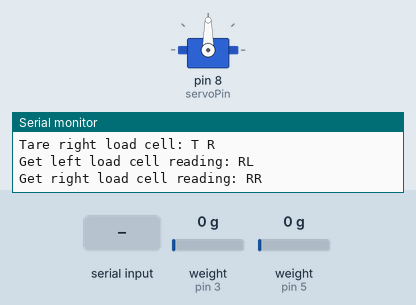
Bench run of a sketch on a simulated Arduino Uno, built with avr-gcc and run on an emulated ATmega328P. Shown: servo, the last lines printed to the serial monitor. Inputs (shaded band) come from the test bench; at power-on: weight on the scale (sensors on pin 3, pin 5) 0 g.

Above: at 3.2 s.
3.3 s: "G0 1\n" received over Serial
At 3.6 s:
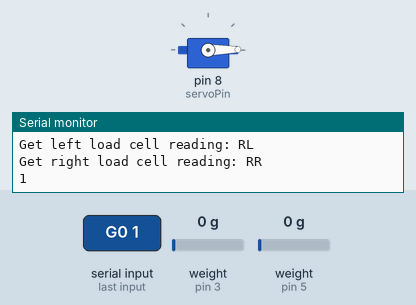
4.8 s: "G0 150\n" received over Serial
At 6.0 s:
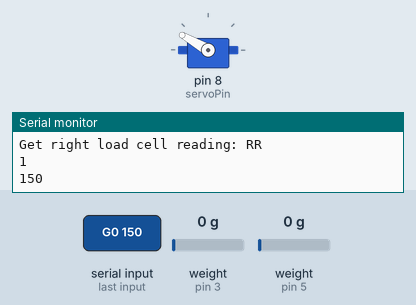
Timing chart, 0 to 7.8 s (numbered marks = the images above; inputs shaded):
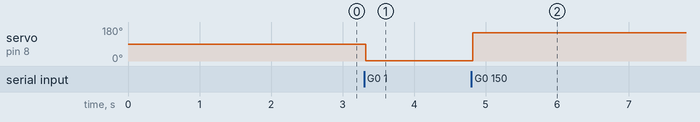

Measured:
- after the input at 3.3 s, servo on pin 8 (servoPin): 90° → 1° at once
- after the input at 4.8 s, servo on pin 8 (servoPin): 1° → 150° at once

The sketch:

bernie.ino
```cpp
#include <Servo.h>
#include <stdlib.h>
#include "HX711.h"

#define INPUT_SIZE 30 // Max expected command size

#define DOUTR 3
#define CLKR 2
#define DOUTL 5
#define CLKL 4

Servo servo1;
HX711 sensor_l;
HX711 sensor_r;

float calibr_factor_r = 1000;
float calibr_factor_l = -1000;

int pos;
// pin 9 to base of Transistor
int powerControl = 9;
int servoPin = 8;
String input_string;

void setup() {
  // Initialize serial port
  Serial.begin(115200);
  Serial.setTimeout(20);

  // Wait for serial port to open on native USB devices
  while (!Serial)
  {
    delay(1);
  }

  // Welcome message
  Serial.println("Arnie's mobile gripper tool");
  Serial.println("Rev. 2.0, 3/21/2020");
  Serial.println("Power servo up: P on");
  Serial.println("Power servo down: P off");
  Serial.println("Rotate servo to 30 degrees: G0 30");
  Serial.println("Servo will actually operate after P on.");
  Serial.println("Tare all load cells: T");
  Serial.println("Tare left load cell: T L");
  Serial.println("Tare right load cell: T R");
  Serial.println("Get left load cell reading: RL");
  Serial.println("Get right load cell reading: RR");

  pinMode(powerControl, OUTPUT);
  servo1.attach(servoPin);

  sensor_l.begin(DOUTL, CLKL);
  sensor_l.set_scale(calibr_factor_l);
  sensor_l.tare();

  sensor_r.begin(DOUTR, CLKR);
  sensor_r.set_scale(calibr_factor_r);
  sensor_r.tare();
}

void loop() {
//  input_string = Serial.readString();
//  pos = input_string.toInt(); //transforming string to int
//  Serial.println(input_string);


  // Get next command from Serial (add 1 for final 0)
  char input[INPUT_SIZE + 1];
  byte size = Serial.readBytes(input, INPUT_SIZE);
  // Add the final 0 to end the C string
  input[size] = 0;

  char* command = strtok(input, " ");

  while (command != 0)
  {
    //Serial.println(command);
    if (strcmp(command, "G0")==0)
    {
      command = strtok(0, " ");
      pos = atoi(command);
      servo1.write(pos);
      Serial.println(pos);
    }
    else if (strcmp(command, "G?")==0)
    {
      Serial.println(pos);
    }
    else if (strcmp(command, "T")==0)
    {
      sensor_l.tare();
      sensor_r.tare();
      Serial.println("ok/n");
    }
    else if (strcmp(command, "T L")==0)
    {
      sensor_l.tare();
      Serial.println("ok/n");
    }
    else if (strcmp(command, "T R")==0)
    {
      sensor_r.tare();
      Serial.println("ok/n");
    }
    else if (strcmp(command, "RL")==0)
    {
      // Uncomment for Bernie SN4; comment the line below
      // Serial.println(sensor_l.get_units()*-1.0);
      Serial.println(sensor_l.get_units());
    }
    else if (strcmp(command, "RR")==0)
    {
      // Uncomment for Bernie SN4; comment the line below
      // Serial.println(sensor_l.get_units()*-1.0);
      Serial.println(sensor_r.get_units());
    }
    else if (strcmp(command, "version")==0)
    {
      Serial.println("Bernie's load cells controller");
    }
    else if (strcmp(command, "version\n")==0)
    {
      Serial.println("Bernie's load cells controller");
    }
    else
    {
      if (strcmp(command, "P") == 0)
      {
        command = strtok(NULL, " ");
        Serial.println(strcmp(command, "on"));
        if (strcmp(command, "on")==0)
        {
          digitalWrite(powerControl, HIGH);
          Serial.println("Servo power ON");
        }
        else
        {
          digitalWrite(powerControl, LOW);
          Serial.println("Servo power OFF");
        }
      }
    }

//    Serial.println(command);
    command = strtok(0, " ");
  }

}
```
